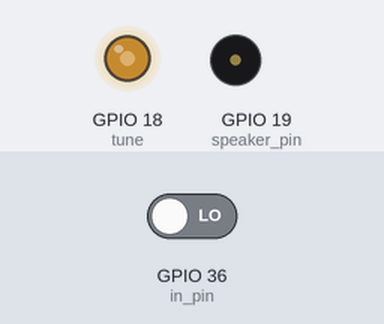
Recording of a program running on a simulated ESP32 board running MicroPython. Shown: output pins drawn as LEDs (lit = HIGH), buzzer (waves = sounding, pin HIGH). The inputs (shaded band) are chosen by the test bench; at power-on: GPIO 36 (in_pin) LOW. What the program prints to the serial console is not drawn.

Above: at 1.2 s.
1.3 s: GPIO 36 (in_pin) driven HIGH
At 1.6 s:
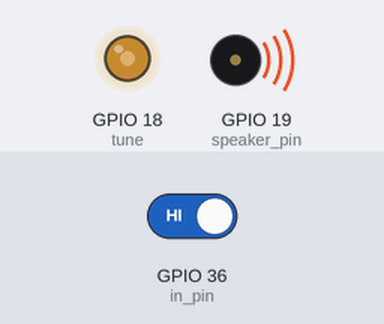
2.8 s: GPIO 36 (in_pin) driven LOW
At 4.0 s:
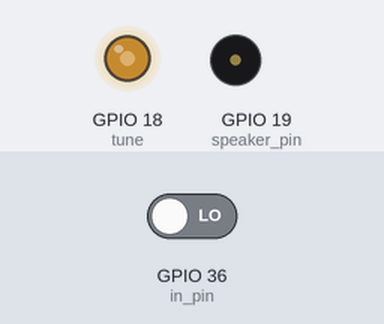
Timing chart, 0 to 5.8 s (numbered marks = the images above; inputs shaded):
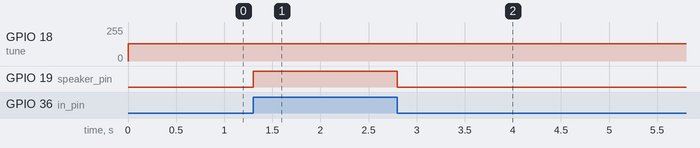

Measured:
- after the input at 1.3 s, GPIO 19 (speaker_pin): LOW → HIGH at once
- after the input at 2.8 s, GPIO 19 (speaker_pin): HIGH → LOW at once

The program:

main.py
```python
from machine import Timer, Pin, PWM

def main():
  from time import sleep_us

  freqs = [433.98, 315]

  speaker_pin = Pin(19, Pin.OUT)
  speaker_pin.value(0)
  in_pin = Pin(36, Pin.IN)

  while True:
    speaker_pin.value(0)
    for x in freqs:
      f = int(((x + (0.86 * x/315))/64.5) * 1000000)
      print(x, f)
      tune = PWM(Pin(18), freq=int(f), duty=512)
      for count in range(1000000):
        speaker_pin.value(in_pin.value())
        sleep_us(10)

main()
```
